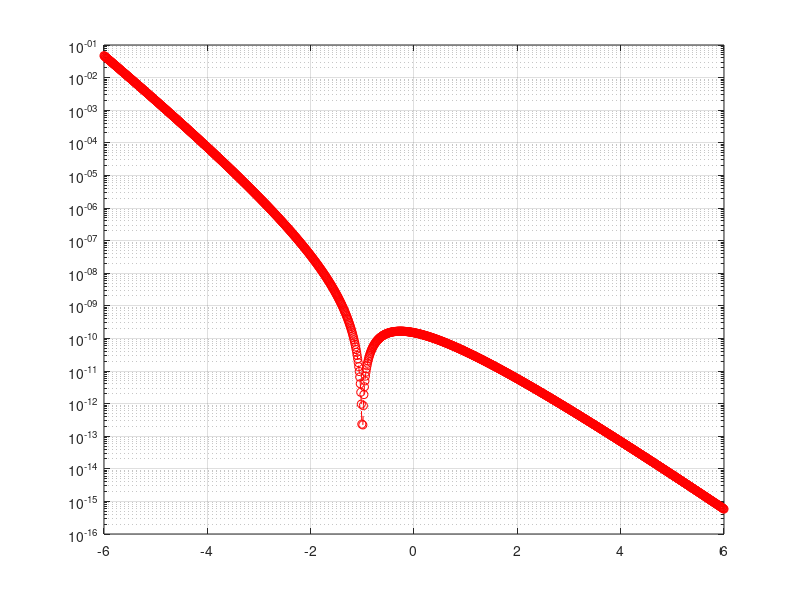

MATLAB code to generate this figure:
clc
clear all;
close all;

d=2.5;
bounds=6
hc2=zeros(length(-bounds:0.01:bounds),1);
k=0;
for gamma=-bounds:0.01:bounds
    k=k+1;
    hc2(k)=(((gamma+1)/2)*(9.55e-5)*((9+(d^2))^(-1*((gamma+1)/2))))^2;
end
gamma=-bounds:0.01:bounds;
semilogy(gamma,hc2,'--or')
grid on;